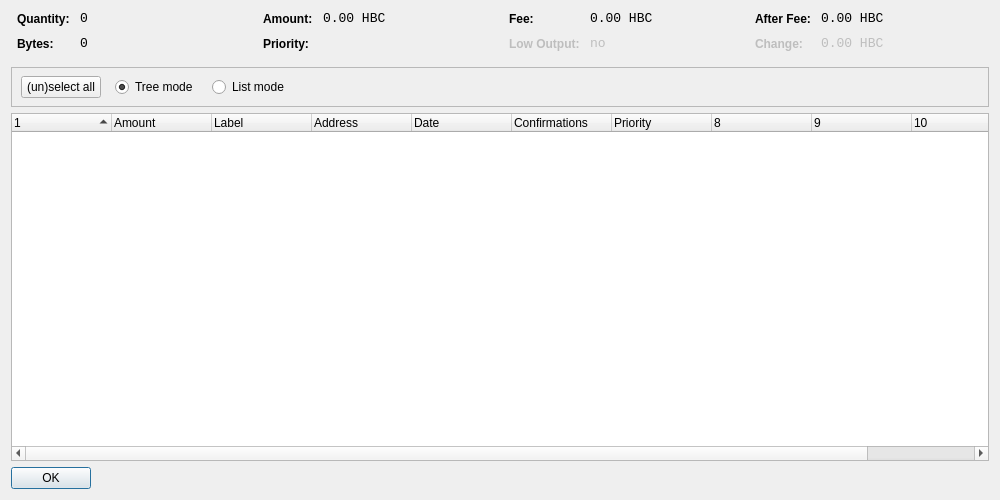
<?xml version="1.0" encoding="UTF-8"?>
<ui version="4.0">
 <class>CoinControlDialog</class>
 <widget class="QDialog" name="CoinControlDialog">
  <property name="geometry">
   <rect>
    <x>0</x>
    <y>0</y>
    <width>1000</width>
    <height>500</height>
   </rect>
  </property>
  <property name="windowTitle">
   <string>Coin Control</string>
  </property>
  <property name="styleSheet">
   <string notr="true">background-image: url(:/images/gr);</string>
  </property>
  <layout class="QVBoxLayout" name="verticalLayout">
   <item>
    <layout class="QHBoxLayout" name="horizontalLayoutTop" stretch="0,0,0,0">
     <property name="topMargin">
      <number>0</number>
     </property>
     <property name="bottomMargin">
      <number>10</number>
     </property>
     <item>
      <layout class="QFormLayout" name="formLayoutCoinControl1">
       <property name="horizontalSpacing">
        <number>10</number>
       </property>
       <property name="verticalSpacing">
        <number>10</number>
       </property>
       <property name="leftMargin">
        <number>6</number>
       </property>
       <property name="rightMargin">
        <number>6</number>
       </property>
       <item row="0" column="0">
        <widget class="QLabel" name="labelCoinControlQuantityText">
         <property name="styleSheet">
          <string notr="true">font-weight:bold;</string>
         </property>
         <property name="text">
          <string>Quantity:</string>
         </property>
        </widget>
       </item>
       <item row="0" column="1">
        <widget class="QLabel" name="labelCoinControlQuantity">
         <property name="font">
          <font>
           <family>Monospace</family>
           <pointsize>10</pointsize>
          </font>
         </property>
         <property name="cursor">
          <cursorShape>IBeamCursor</cursorShape>
         </property>
         <property name="contextMenuPolicy">
          <enum>Qt::ActionsContextMenu</enum>
         </property>
         <property name="text">
          <string notr="true">0</string>
         </property>
         <property name="textInteractionFlags">
          <set>Qt::LinksAccessibleByMouse|Qt::TextSelectableByKeyboard|Qt::TextSelectableByMouse</set>
         </property>
        </widget>
       </item>
       <item row="1" column="0">
        <widget class="QLabel" name="labelCoinControlBytesText">
         <property name="styleSheet">
          <string notr="true">font-weight:bold;</string>
         </property>
         <property name="text">
          <string>Bytes:</string>
         </property>
        </widget>
       </item>
       <item row="1" column="1">
        <widget class="QLabel" name="labelCoinControlBytes">
         <property name="font">
          <font>
           <family>Monospace</family>
           <pointsize>10</pointsize>
          </font>
         </property>
         <property name="cursor">
          <cursorShape>IBeamCursor</cursorShape>
         </property>
         <property name="contextMenuPolicy">
          <enum>Qt::ActionsContextMenu</enum>
         </property>
         <property name="text">
          <string notr="true">0</string>
         </property>
         <property name="textInteractionFlags">
          <set>Qt::LinksAccessibleByMouse|Qt::TextSelectableByKeyboard|Qt::TextSelectableByMouse</set>
         </property>
        </widget>
       </item>
      </layout>
     </item>
     <item>
      <layout class="QFormLayout" name="formLayoutCoinControl2">
       <property name="horizontalSpacing">
        <number>10</number>
       </property>
       <property name="verticalSpacing">
        <number>10</number>
       </property>
       <property name="leftMargin">
        <number>6</number>
       </property>
       <property name="rightMargin">
        <number>6</number>
       </property>
       <item row="0" column="0">
        <widget class="QLabel" name="labelCoinControlAmountText">
         <property name="styleSheet">
          <string notr="true">font-weight:bold;</string>
         </property>
         <property name="text">
          <string>Amount:</string>
         </property>
        </widget>
       </item>
       <item row="0" column="1">
        <widget class="QLabel" name="labelCoinControlAmount">
         <property name="font">
          <font>
           <family>Monospace</family>
           <pointsize>10</pointsize>
          </font>
         </property>
         <property name="cursor">
          <cursorShape>IBeamCursor</cursorShape>
         </property>
         <property name="contextMenuPolicy">
          <enum>Qt::ActionsContextMenu</enum>
         </property>
         <property name="text">
          <string notr="true">0.00 HBC</string>
         </property>
         <property name="textInteractionFlags">
          <set>Qt::LinksAccessibleByMouse|Qt::TextSelectableByKeyboard|Qt::TextSelectableByMouse</set>
         </property>
        </widget>
       </item>
       <item row="1" column="0">
        <widget class="QLabel" name="labelCoinControlPriorityText">
         <property name="styleSheet">
          <string notr="true">font-weight:bold;</string>
         </property>
         <property name="text">
          <string>Priority:</string>
         </property>
        </widget>
       </item>
       <item row="1" column="1">
        <widget class="QLabel" name="labelCoinControlPriority">
         <property name="font">
          <font>
           <family>Monospace</family>
           <pointsize>10</pointsize>
          </font>
         </property>
         <property name="cursor">
          <cursorShape>IBeamCursor</cursorShape>
         </property>
         <property name="contextMenuPolicy">
          <enum>Qt::ActionsContextMenu</enum>
         </property>
         <property name="text">
          <string/>
         </property>
         <property name="textInteractionFlags">
          <set>Qt::LinksAccessibleByMouse|Qt::TextSelectableByKeyboard|Qt::TextSelectableByMouse</set>
         </property>
        </widget>
       </item>
      </layout>
     </item>
     <item>
      <layout class="QFormLayout" name="formLayoutCoinControl3">
       <property name="horizontalSpacing">
        <number>10</number>
       </property>
       <property name="verticalSpacing">
        <number>10</number>
       </property>
       <property name="leftMargin">
        <number>6</number>
       </property>
       <property name="rightMargin">
        <number>6</number>
       </property>
       <item row="0" column="0">
        <widget class="QLabel" name="labelCoinControlFeeText">
         <property name="styleSheet">
          <string notr="true">font-weight:bold;</string>
         </property>
         <property name="text">
          <string>Fee:</string>
         </property>
        </widget>
       </item>
       <item row="0" column="1">
        <widget class="QLabel" name="labelCoinControlFee">
         <property name="font">
          <font>
           <family>Monospace</family>
           <pointsize>10</pointsize>
          </font>
         </property>
         <property name="cursor">
          <cursorShape>IBeamCursor</cursorShape>
         </property>
         <property name="contextMenuPolicy">
          <enum>Qt::ActionsContextMenu</enum>
         </property>
         <property name="text">
          <string notr="true">0.00 HBC</string>
         </property>
         <property name="textInteractionFlags">
          <set>Qt::LinksAccessibleByMouse|Qt::TextSelectableByKeyboard|Qt::TextSelectableByMouse</set>
         </property>
        </widget>
       </item>
       <item row="1" column="0">
        <widget class="QLabel" name="labelCoinControlLowOutputText">
         <property name="enabled">
          <bool>false</bool>
         </property>
         <property name="styleSheet">
          <string notr="true">font-weight:bold;</string>
         </property>
         <property name="text">
          <string>Low Output:</string>
         </property>
        </widget>
       </item>
       <item row="1" column="1">
        <widget class="QLabel" name="labelCoinControlLowOutput">
         <property name="enabled">
          <bool>false</bool>
         </property>
         <property name="font">
          <font>
           <family>Monospace</family>
           <pointsize>10</pointsize>
          </font>
         </property>
         <property name="cursor">
          <cursorShape>IBeamCursor</cursorShape>
         </property>
         <property name="contextMenuPolicy">
          <enum>Qt::ActionsContextMenu</enum>
         </property>
         <property name="text">
          <string notr="true">no</string>
         </property>
         <property name="textInteractionFlags">
          <set>Qt::LinksAccessibleByMouse|Qt::TextSelectableByKeyboard|Qt::TextSelectableByMouse</set>
         </property>
        </widget>
       </item>
      </layout>
     </item>
     <item>
      <layout class="QFormLayout" name="formLayoutCoinControl4">
       <property name="horizontalSpacing">
        <number>10</number>
       </property>
       <property name="verticalSpacing">
        <number>10</number>
       </property>
       <property name="leftMargin">
        <number>6</number>
       </property>
       <property name="rightMargin">
        <number>6</number>
       </property>
       <item row="0" column="0">
        <widget class="QLabel" name="labelCoinControlAfterFeeText">
         <property name="styleSheet">
          <string notr="true">font-weight:bold;</string>
         </property>
         <property name="text">
          <string>After Fee:</string>
         </property>
        </widget>
       </item>
       <item row="0" column="1">
        <widget class="QLabel" name="labelCoinControlAfterFee">
         <property name="font">
          <font>
           <family>Monospace</family>
           <pointsize>10</pointsize>
          </font>
         </property>
         <property name="cursor">
          <cursorShape>IBeamCursor</cursorShape>
         </property>
         <property name="contextMenuPolicy">
          <enum>Qt::ActionsContextMenu</enum>
         </property>
         <property name="text">
          <string notr="true">0.00 HBC</string>
         </property>
         <property name="textInteractionFlags">
          <set>Qt::LinksAccessibleByMouse|Qt::TextSelectableByKeyboard|Qt::TextSelectableByMouse</set>
         </property>
        </widget>
       </item>
       <item row="1" column="0">
        <widget class="QLabel" name="labelCoinControlChangeText">
         <property name="enabled">
          <bool>false</bool>
         </property>
         <property name="styleSheet">
          <string notr="true">font-weight:bold;</string>
         </property>
         <property name="text">
          <string>Change:</string>
         </property>
        </widget>
       </item>
       <item row="1" column="1">
        <widget class="QLabel" name="labelCoinControlChange">
         <property name="enabled">
          <bool>false</bool>
         </property>
         <property name="font">
          <font>
           <family>Monospace</family>
           <pointsize>10</pointsize>
          </font>
         </property>
         <property name="cursor">
          <cursorShape>IBeamCursor</cursorShape>
         </property>
         <property name="contextMenuPolicy">
          <enum>Qt::ActionsContextMenu</enum>
         </property>
         <property name="text">
          <string notr="true">0.00 HBC</string>
         </property>
         <property name="textInteractionFlags">
          <set>Qt::LinksAccessibleByMouse|Qt::TextSelectableByKeyboard|Qt::TextSelectableByMouse</set>
         </property>
        </widget>
       </item>
      </layout>
     </item>
    </layout>
   </item>
   <item>
    <widget class="QFrame" name="frame">
     <property name="minimumSize">
      <size>
       <width>0</width>
       <height>40</height>
      </size>
     </property>
     <property name="frameShape">
      <enum>QFrame::StyledPanel</enum>
     </property>
     <property name="frameShadow">
      <enum>QFrame::Sunken</enum>
     </property>
     <widget class="QWidget" name="horizontalLayoutWidget">
      <property name="geometry">
       <rect>
        <x>10</x>
        <y>0</y>
        <width>781</width>
        <height>41</height>
       </rect>
      </property>
      <layout class="QHBoxLayout" name="horizontalLayoutPanel" stretch="0,0,0,0">
       <property name="spacing">
        <number>14</number>
       </property>
       <item>
        <widget class="QPushButton" name="pushButtonSelectAll">
         <property name="sizePolicy">
          <sizepolicy hsizetype="Maximum" vsizetype="Fixed">
           <horstretch>0</horstretch>
           <verstretch>0</verstretch>
          </sizepolicy>
         </property>
         <property name="text">
          <string>(un)select all</string>
         </property>
        </widget>
       </item>
       <item>
        <widget class="QRadioButton" name="radioTreeMode">
         <property name="sizePolicy">
          <sizepolicy hsizetype="Maximum" vsizetype="Fixed">
           <horstretch>0</horstretch>
           <verstretch>0</verstretch>
          </sizepolicy>
         </property>
         <property name="text">
          <string>Tree mode</string>
         </property>
         <property name="checked">
          <bool>true</bool>
         </property>
        </widget>
       </item>
       <item>
        <widget class="QRadioButton" name="radioListMode">
         <property name="sizePolicy">
          <sizepolicy hsizetype="Maximum" vsizetype="Fixed">
           <horstretch>0</horstretch>
           <verstretch>0</verstretch>
          </sizepolicy>
         </property>
         <property name="text">
          <string>List mode</string>
         </property>
        </widget>
       </item>
       <item>
        <spacer name="horizontalSpacer">
         <property name="orientation">
          <enum>Qt::Horizontal</enum>
         </property>
         <property name="sizeHint" stdset="0">
          <size>
           <width>40</width>
           <height>20</height>
          </size>
         </property>
        </spacer>
       </item>
      </layout>
     </widget>
    </widget>
   </item>
   <item>
    <widget class="CoinControlTreeWidget" name="treeWidget">
     <property name="contextMenuPolicy">
      <enum>Qt::CustomContextMenu</enum>
     </property>
     <property name="sortingEnabled">
      <bool>false</bool>
     </property>
     <property name="columnCount">
      <number>11</number>
     </property>
     <attribute name="headerShowSortIndicator" stdset="0">
      <bool>true</bool>
     </attribute>
     <attribute name="headerStretchLastSection">
      <bool>false</bool>
     </attribute>
     <column>
      <property name="text">
       <string/>
      </property>
     </column>
     <column>
      <property name="text">
       <string>Amount</string>
      </property>
     </column>
     <column>
      <property name="text">
       <string>Label</string>
      </property>
     </column>
     <column>
      <property name="text">
       <string>Address</string>
      </property>
     </column>
     <column>
      <property name="text">
       <string>Date</string>
      </property>
     </column>
     <column>
      <property name="text">
       <string>Confirmations</string>
      </property>
      <property name="toolTip">
       <string>Confirmed</string>
      </property>
     </column>
     <column>
      <property name="text">
       <string>Priority</string>
      </property>
     </column>
     <column>
      <property name="text">
       <string/>
      </property>
     </column>
     <column>
      <property name="text">
       <string/>
      </property>
     </column>
     <column>
      <property name="text">
       <string/>
      </property>
     </column>
     <column>
      <property name="text">
       <string/>
      </property>
     </column>
    </widget>
   </item>
   <item>
    <widget class="QDialogButtonBox" name="buttonBox">
     <property name="sizePolicy">
      <sizepolicy hsizetype="Maximum" vsizetype="Fixed">
       <horstretch>0</horstretch>
       <verstretch>0</verstretch>
      </sizepolicy>
     </property>
     <property name="orientation">
      <enum>Qt::Horizontal</enum>
     </property>
     <property name="standardButtons">
      <set>QDialogButtonBox::Ok</set>
     </property>
    </widget>
   </item>
  </layout>
 </widget>
 <customwidgets>
  <customwidget>
   <class>CoinControlTreeWidget</class>
   <extends>QTreeWidget</extends>
   <header>coincontroltreewidget.h</header>
  </customwidget>
 </customwidgets>
 <resources/>
 <connections/>
</ui>
